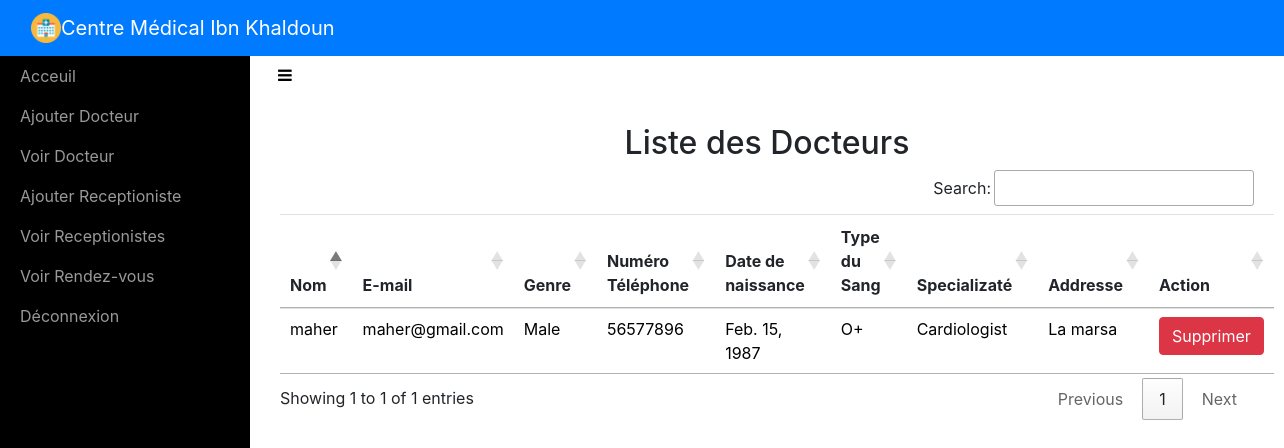
The page /adminviewDoctor/ (signed in) on the database its author committed.
### sitehandler/models.py (models this page shows, shortened)
class Doctor(models.Model):
	name = models.CharField(max_length=50)
	email = models.EmailField(unique=True)
	password = models.CharField(max_length=16)
	gender = models.CharField(max_length=10)
	phonenumber = models.CharField(max_length=10)
	address = models.CharField(max_length=100)
	birthdate = models.DateField()
	bloodgroup = models.CharField(max_length=5)
	specialization = models.CharField(max_length=50)

### sitehandler/views.py (the view)
# urls.py: path('adminviewDoctor/',adminviewDoctor,name='adminviewDoctor'),
def adminviewDoctor(request):
	if not request.user.is_staff:
		return redirect('login_admin')
	doc = Doctor.objects.all()
	d = { 'doc' : doc }
	return render(request,'adminviewDoctors.html',d)

### sitehandler/templates/adminviewDoctors.html (shortened to what this page needs)
<!DOCTYPE html>
<html>
<head>
    {% include 'include.html' %}
    {% load static %}
    <link rel="stylesheet" type="text/css" href="https://cdn.datatables.net/1.10.21/css/jquery.dataTables.min.css">
    <link rel="stylesheet" type="text/css" href="https://cdn.datatables.net/buttons/1.6.2/css/buttons.dataTables.min.css">
</head>
<body>
    {% include 'adminnav.html' %}
    <div id="wrapper">
        {% include 'admin_include.html'%}
        <div class="page-content-wrapper">
            <div class="container-fluid"><a class="btn btn-link" role="button" id="menu-toggle" href="#menu-toggle"><i class="fa fa-bars" style="color: black;"></i></a>
                <h2 class="text-center">Liste des Docteurs</h2>
                <section id="team" class="pb-5">
                    <div class="container">
                       <table class="table" id="example">
                            <thead>
                                <tr>
                                    <th>Nom</th>
                                    <th>E-mail</th>
                                    <th>Genre</th>
                                    <th>Numéro Téléphone</th>
                                    <th>Date de naissance</th>
                                    <th>Type du Sang</th>
                                    <th>Specializaté</th>
                                    <th>Addresse</th>
                                    <th>Action</th>
                                </tr>
                            </thead>
                            <tbody>
                                {% for i in doc %}
                                <tr style="color: black;">
                                    <td>{{ i.name }}</td>
                                    <td>{{ i.email }}</td>
                                    <td>{{ i.gender }}</td>
                                    <td>{{ i.phonenumber }}</td>
                                    <td>{{ i.birthdate }}</td>
                                    <td>{{ i.bloodgroup }}</td>
                                    <td>{{ i.specialization }}</td>
                                    <td>{{ i.address }}</td>
                                    <td><a href="{% url 'admin_delete_doctor' i.id i.email %}" onclick="return confirm('Are you sure you want to delete?')" class="btn btn-danger">Supprimer</a></td>
                                </tr>
                                {% endfor %}
                            </tbody>
                        </table>
                    </div>
                </section>
            </div>
        </div>
    </div>
</body>
</html>

### sitehandler/static/css/Sidebar-Menu-1.css (style rules this page uses)
body { overflow-x: hidden; }
#wrapper { padding-left: 0; -webkit-transition: all 0.5s ease; -moz-transition: all 0.5s ease; -o-transition: all 0.5s ease; transition: all 0.5s ease; }
@media (min-width:768px) { #wrapper { padding-left: 250px; } }

### sitehandler/static/css/Sidebar-Menu.css (style rules this page uses)
#wrapper { padding-left: 0; -webkit-transition: all 0.5s ease; -moz-transition: all 0.5s ease; -o-transition: all 0.5s ease; transition: all 0.5s ease; }
@media (min-width:768px) { #wrapper { padding-left: 250px; } }

### sitehandler/static/css/styles.css (style rules this page uses)
.text-center { margin-top: 30px; }

### rows shown on the page
Doctor: name "maher", email "maher@gmail.com", gender "Male", phonenumber "56577896", birthdate "Feb. 15, 1987", bloodgroup "O+", specialization "Cardiologist", address "La marsa"
